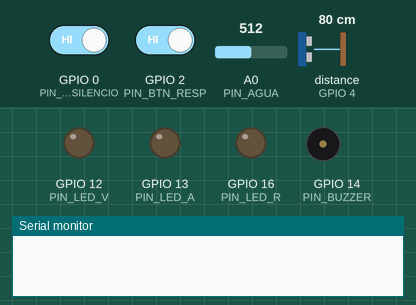
Recording of a sketch running on a simulated ESP8266 (NodeMCU). On the bench: output pins drawn as LEDs (lit = HIGH), buzzer (waves = sounding, pin HIGH), the last lines printed to the serial monitor. Wiring (inferred from the names in the program): ultrasonic range finder: trigger GPIO 5; echo GPIO 4. The inputs (shaded band) are chosen by the test bench; at power-on: GPIO 0 (PIN_BTN_SILENCIO) HIGH, GPIO 2 (PIN_BTN_RESP) HIGH, A0 (PIN_AGUA) = 512, distance to the obstacle (sensor on GPIO 4) 80 cm. The echo pulse lasts 58.3 µs per cm; WiFi joins after 1.5 s; servers stay silent unless stated; the local clock reads 2024-03-15 10:24:30 at power-on unless the sketch sets it; EEPROM starts erased; pins used as bus, display or sensor lines are not drawn.

Above: at 0.1 s.
At 2.6 s:
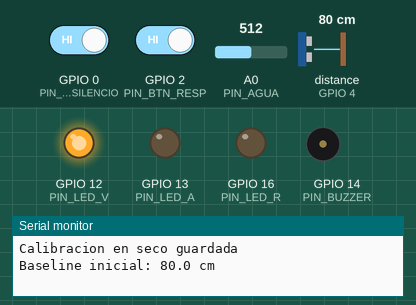
2.7 s: GPIO 0 (PIN_BTN_SILENCIO) driven LOW and GPIO 2 (PIN_BTN_RESP) driven LOW
Timing chart, 0 to 5.7 s (numbered marks = the images above; inputs shaded):
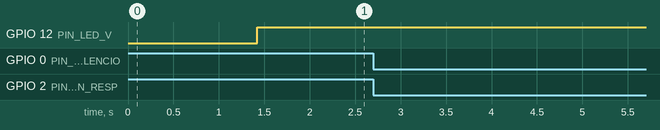

The sketch:

guardian_nodo.ino
```cpp
/*
  GUARDIAN DE INUNDACION COMUNITARIO - Nodo (version 3: ESP32 o ESP8266)
  ---------------------------------------------------------------------
  El mismo archivo sirve para las dos placas. Se elige en Arduino IDE:
    - ESP32   -> Herramientas > Placa > "ESP32 Dev Module"
    - ESP8266 -> Herramientas > Placa > "NodeMCU 1.0 (ESP-12E Module)"
  La carpeta del sketch tiene que llamarse igual que el archivo: guardian_nodo.

  Sensores  : JSN-SR04T (nivel de agua, ultrasonico) + sensor de agua en el piso (pistas rojas)
  Actuadores: buzzer pasivo (tonos por nivel), semaforo LED
  Nube      : ThingSpeak (8 campos) con millis(), sin delay() largos

  DIFERENCIAS ENTRE PLACAS
    ESP32  : 3 botones de respuesta (bien / asistencia / evacuar). Recalibrar: pulsacion larga de SILENCIAR
             (o mantenerlo apretado al encender).
    ESP8266: faltan pines, asi que hay UN solo boton de respuesta: 1 pulsacion = bien, 2 = asistencia,
             3 = evacuar (se cuentan dentro de 2 segundos). Recalibrar: mantener SILENCIAR 5 s (solo si
             no hay agua). NO se puede mantener apretado al encender: GPIO0 en LOW pone la placa en
             modo de programacion.

  CAMPOS DEL CANAL (field2 se llama agua_piso_pct)
    field1 = nivel_cm            (agua sobre el piso, calculado contra la distancia en seco)
    field2 = agua_piso_pct       (0 a 100, sensor de agua en el piso)
    field3 = velocidad_cm_min    (subida del agua, cm por minuto)
    field4 = estado              (0 seguro, 1 aviso 5 cm, 2 alerta 15 cm, 3 peligro 30 cm, 4 evacuacion 60 cm)
    field5 = respuesta           (0 sin respuesta, 1 presente/bien, 2 necesito asistencia, 3 quiero evacuar)
    field6 = dist_cruda_cm       (para depurar)
    field7 = baseline_cm         (distancia en seco)
    field8 = modo_noche          (0 dia, 1 noche)

  CONEXIONES ESP32 (DevKit de 30/38 pines)
    JSN-SR04T : VCC al pin VIN (5V), GND, TRIG -> GPIO5, ECHO -> GPIO18 PASANDO POR DIVISOR 1k/2k
                (Echo ----[1k]----+---- GPIO18 ;  +----[2k]---- GND)
    Agua piso : S -> GPIO34, + -> GPIO13 (alimenta solo al medir), - -> GND
    Buzzer    : S -> GPIO25, - -> GND, y el pin + (si el modulo lo trae) a 3V3
    Semaforo  : verde GPIO26, amarillo GPIO27, rojo GPIO14, GND comun
    Botones   : un lado al pin y el otro a GND (INPUT_PULLUP): silenciar 32, bien 33, asistencia 19, evacuar 23

  CONEXIONES ESP8266 (NodeMCU: pin impreso -> GPIO)
    JSN-SR04T : VCC al pin VIN (5V con USB), GND, TRIG -> D1 (GPIO5), ECHO -> D2 (GPIO4) POR DIVISOR 1k/2k
    Agua piso : S -> A0, + -> D8 (GPIO15, alimenta solo al medir), - -> GND
    Buzzer    : S -> D5 (GPIO14), - -> GND, y el pin + (si el modulo lo trae) a 3V3
    Semaforo  : verde D6 (GPIO12), amarillo D7 (GPIO13), rojo D0 (GPIO16), GND comun
    Botones   : un lado al pin y el otro a GND: SILENCIAR en D3 (GPIO0), RESPUESTA en D4 (GPIO2)
                No los mantengas apretados al enchufar o reiniciar la placa (D3 y D4 son pines de arranque).

  NOTA: codigo SIN PROBAR en hardware. Hay que calibrar AGUA_SECO_RAW / AGUA_MOJADO_RAW y verificar los pines.
  Ajustar los umbrales con datos reales (prueba con un balde).
  Probado solo con una comprobacion de sintaxis. Cores: Arduino-ESP32 2.x/3.x y ESP8266 Community 3.x.
*/

#if defined(ESP8266)
  #include <ESP8266WiFi.h>
  #include <ESP8266HTTPClient.h>
  #include <WiFiClient.h>
  #include <EEPROM.h>
#else
  #include <WiFi.h>
  #include <HTTPClient.h>
  #include <Preferences.h>
#endif
#include <time.h>

// ===================== CONFIGURACION =====================
const char* WIFI_SSID    = "TU_WIFI";
const char* WIFI_PASS    = "TU_CLAVE";
const char* TS_WRITE_KEY = "TU_WRITE_API_KEY";     // NO la subas a GitHub ni la compartas

// TalkBack opcional para comandos desde la web (SILENCIAR / PROBAR). Dejar "" para desactivar.
const char* TB_ID  = "";
const char* TB_KEY = "";

// ===================== PINES =====================
#if defined(ESP8266)
const int PIN_TRIG = 5;        // D1
const int PIN_ECHO = 4;        // D2  OJO: con divisor de tension 1k/2k (el sensor entrega 5V)
const int PIN_AGUA = A0;       // unica entrada analogica
const int PIN_AGUA_VCC = 15;   // D8, alimenta el sensor de agua solo al medir
const int PIN_BUZZER = 14;     // D5
const int PIN_LED_V = 12;      // D6
const int PIN_LED_A = 13;      // D7
const int PIN_LED_R = 16;      // D0
const int PIN_BTN_SILENCIO = 0; // D3
const int PIN_BTN_RESP = 2;    // D4: 1, 2 o 3 pulsaciones
#else
const int PIN_TRIG = 5;
const int PIN_ECHO = 18;       // OJO: con divisor de tension 1k/2k (el sensor entrega 5V)
const int PIN_AGUA = 34;       // entrada analogica (ADC1)
const int PIN_AGUA_VCC = 13;   // alimenta el sensor de agua solo al medir
const int PIN_BUZZER = 25;
const int PIN_LED_V = 26;
const int PIN_LED_A = 27;
const int PIN_LED_R = 14;
const int PIN_BTN_SILENCIO = 32;
const int PIN_BTN_BIEN = 33;
const int PIN_BTN_ASIST = 19;
const int PIN_BTN_EVAC = 23;
#endif

// ===================== UMBRALES Y TIEMPOS =====================
const float UMBRALES_CM[4] = {5.0, 15.0, 30.0, 60.0};  // aviso, alerta, peligro, evacuacion
const float SUBIDA_RAPIDA_CM_MIN = 3.0;                // si sube mas rapido, el estado sube un escalon
const int   NOCHE_DESDE = 22;                          // hora local
const int   NOCHE_HASTA = 7;
const long  GMT_OFFSET_SEG = -3 * 3600;                // Argentina UTC-3
const int   ESTADO_MIN_RESPUESTA = 2;                  // los botones de respuesta se habilitan desde la alerta

const unsigned long MEDIR_CADA_MS      = 5000;
const unsigned long ENVIAR_CADA_MS     = 20000;        // ThingSpeak gratis: minimo 15 s
const unsigned long ENVIAR_ALERTA_MS   = 15000;
const unsigned long TALKBACK_CADA_MS   = 30000;
const unsigned long VENTANA_VEL_MS     = 60000;
const unsigned long SILENCIO_MS        = 10UL * 60UL * 1000UL;
const unsigned long PRUEBA_MS          = 5000;
const unsigned long GUARDAR_CADA_MS    = 30UL * 60UL * 1000UL;   // cuidar la memoria flash
const unsigned long RECAL_LARGA_MS     = 5000;         // pulsacion larga de SILENCIAR = recalibrar en seco
const unsigned long VENTANA_PULSOS_MS  = 2000;         // ESP8266: tiempo para contar 1, 2 o 3 pulsaciones

const int SUBE_CONFIRMA = 3;   // lecturas seguidas para subir de estado
const int BAJA_CONFIRMA = 6;   // lecturas seguidas para bajar de estado

// Calibracion del sensor de agua en el piso. Medir en seco y con agua (monitor serie, 115200).
// Este sensor da MAS valor cuanto mas mojado esta (al reves que el FC-37).
// El ESP32 lee de 0 a 4095 y el ESP8266 de 0 a 1023.
const int AGUA_SECO_RAW = 0;
#if defined(ESP8266)
const int AGUA_MOJADO_RAW = 500;
#else
const int AGUA_MOJADO_RAW = 2000;
#endif

// ===================== ESTADO GLOBAL =====================
#if !defined(ESP8266)
Preferences prefs;
#endif
float baselineCm = -1;       // distancia en seco
float baselineGuardada = -1;
float distCruda = 0;
float nivelCm = 0;
float nivelPrevio = 0;
float velocidad = 0;
int   aguaPisoPct = 0;
int   estado = 0;
int   respuesta = 0;
bool  noche = false;
int   horaActual = -1;

unsigned long silenciadoHasta = 0;
unsigned long probarHasta = 0;
unsigned long tMedir = 0, tEnviar = 0, tVel = 0, tTalk = 0, tBtn = 0, tGuardar = 0;

// ===================== MEMORIA (distancia en seco) =====================
#if defined(ESP8266)
struct Guardado { uint32_t magic; float base; };
const uint32_t MAGIC = 0xA5A55A5AUL;
#endif

void almacenamientoInit() {
#if defined(ESP8266)
  EEPROM.begin(16);
#else
  prefs.begin("guardian", false);
#endif
}

float leerBaselineGuardada() {
#if defined(ESP8266)
  Guardado g;
  EEPROM.get(0, g);
  if (g.magic == MAGIC && g.base > 0 && g.base < 600) return g.base;
  return -1;
#else
  return prefs.getFloat("base", -1);
#endif
}

void escribirBaseline(float b) {
#if defined(ESP8266)
  Guardado g;
  g.magic = MAGIC;
  g.base = b;
  EEPROM.put(0, g);
  EEPROM.commit();
#else
  prefs.putFloat("base", b);
#endif
}

void guardarBaseline() {
  if (baselineCm <= 0) return;
  escribirBaseline(baselineCm);
  baselineGuardada = baselineCm;
  tGuardar = millis();
}

// ===================== BUZZER =====================
void buzzerInit() {
#if defined(ESP8266)
  pinMode(PIN_BUZZER, OUTPUT);
#elif defined(ESP_ARDUINO_VERSION_MAJOR) && ESP_ARDUINO_VERSION_MAJOR >= 3
  ledcAttach(PIN_BUZZER, 2000, 10);
#else
  ledcSetup(0, 2000, 10);
  ledcAttachPin(PIN_BUZZER, 0);
#endif
}

void sonar(int freq) {
  static int ultima = -1;
  if (freq == ultima) return;          // no reiniciar el tono si es el mismo
  ultima = freq;
#if defined(ESP8266)
  if (freq <= 0) noTone(PIN_BUZZER); else tone(PIN_BUZZER, freq);
#elif defined(ESP_ARDUINO_VERSION_MAJOR) && ESP_ARDUINO_VERSION_MAJOR >= 3
  ledcWriteTone(PIN_BUZZER, freq);
#else
  ledcWriteTone(0, freq);
#endif
}

// Patrones por nivel efectivo: frecuencia 1, frecuencia 2, ms encendido, ms apagado
struct Patron { int f1; int f2; unsigned long on; unsigned long off; };
const Patron PATRONES[5] = {
  {0, 0, 0, 0},
  {500, 500, 150, 3000},     // 1 pitido suave
  {800, 800, 250, 1500},     // 2 sonido medio
  {600, 1000, 400, 400},     // 3 sirena
  {1000, 1800, 150, 150}     // 4 sirena rapida (evacuacion)
};

bool estaSilenciada() { return (long)(silenciadoHasta - millis()) > 0; }

void actualizarAlarma(int nivelEfectivo, bool ignorarSilencio) {
  static unsigned long t0 = 0;
  static bool faseOn = false;
  if (nivelEfectivo <= 0 || (!ignorarSilencio && estaSilenciada())) {
    sonar(0);
    faseOn = false;
    return;
  }
  const Patron& p = PATRONES[nivelEfectivo];
  unsigned long ahora = millis();
  unsigned long dur = faseOn ? p.on : p.off;
  if (ahora - t0 >= dur) { faseOn = !faseOn; t0 = ahora; }
  if (faseOn) {
    int f = ((ahora / 120) % 2 == 0) ? p.f1 : p.f2;   // alterna tonos: efecto sirena
    sonar(f);
  } else {
    sonar(0);
  }
}

// ===================== SENSORES =====================
float medirDistanciaCm() {
  digitalWrite(PIN_TRIG, LOW);
  delayMicroseconds(2);
  digitalWrite(PIN_TRIG, HIGH);
  delayMicroseconds(10);
  digitalWrite(PIN_TRIG, LOW);
  unsigned long dur = pulseIn(PIN_ECHO, HIGH, 30000UL);   // timeout ~5 m
  if (dur == 0) return -1;
  return dur * 0.0343f / 2.0f;
}

float distanciaMediana() {
  float v[7];
  int n = 0;
  for (int i = 0; i < 7; i++) {
    float d = medirDistanciaCm();
    if (d > 0) v[n++] = d;
    delay(60);
  }
  if (n < 3) return -1;
  for (int i = 1; i < n; i++) {                            // orden por insercion
    float k = v[i];
    int j = i - 1;
    while (j >= 0 && v[j] > k) { v[j + 1] = v[j]; j--; }
    v[j + 1] = k;
  }
  return v[n / 2];
}

int leerAguaPisoPct() {
  digitalWrite(PIN_AGUA_VCC, HIGH);                        // se enciende solo para medir
  delay(30);
  long suma = 0;
  for (int i = 0; i < 4; i++) { suma += analogRead(PIN_AGUA); delay(5); }
  digitalWrite(PIN_AGUA_VCC, LOW);
  int raw = suma / 4;
  return constrain(map(raw, AGUA_SECO_RAW, AGUA_MOJADO_RAW, 0, 100), 0, 100);
}

// ===================== LOGICA DE ESTADO =====================
int estadoPorNivel(float nivel, float vel) {
  int e = 0;
  for (int i = 0; i < 4; i++) if (nivel >= UMBRALES_CM[i]) e = i + 1;
  if (e >= 1 && e < 4 && vel >= SUBIDA_RAPIDA_CM_MIN) e++;   // sube rapido: un escalon mas
  return e;
}

void actualizarEstado(int candidato) {
  static int cuentaSube = 0, cuentaBaja = 0;
  int previo = estado;
  if (candidato > estado) {
    cuentaSube++; cuentaBaja = 0;
    if (cuentaSube >= SUBE_CONFIRMA) { estado = candidato; cuentaSube = 0; }
  } else if (candidato < estado) {
    cuentaBaja++; cuentaSube = 0;
    if (cuentaBaja >= BAJA_CONFIRMA) { estado = estado - 1; cuentaBaja = 0; }   // baja de a un escalon
  } else {
    cuentaSube = 0; cuentaBaja = 0;
  }
  if (estado > previo) silenciadoHasta = 0;   // si empeora, se vuelve a activar la alarma
  if (estado == 0) respuesta = 0;             // se borra la respuesta al terminar el temporal
}

bool horaLocal(struct tm* t) {
#if defined(ESP8266)
  time_t ahora = time(nullptr);
  if (ahora < 1700000000L) return false;      // el reloj todavia no se sincronizo
  localtime_r(&ahora, t);
  return true;
#else
  return getLocalTime(t, 10);
#endif
}

bool esDeNoche() {
  struct tm t;
  if (!horaLocal(&t)) { horaActual = -1; return false; }
  int h = t.tm_hour;
  horaActual = h;
  return (h >= NOCHE_DESDE || h < NOCHE_HASTA);
}

void medir() {
  float d = distanciaMediana();
  aguaPisoPct = leerAguaPisoPct();
  noche = esDeNoche();

  if (d < 0) { Serial.println("Sin eco del ultrasonico"); return; }
  distCruda = d;
  if (baselineCm < 0) { baselineCm = d; guardarBaseline(); }

  nivelCm = baselineCm - d;
  if (nivelCm < 0) nivelCm = 0;

  if (millis() - tVel >= VENTANA_VEL_MS) {
    velocidad = nivelCm - nivelPrevio;                     // cm por minuto
    nivelPrevio = nivelCm;
    tVel = millis();
  }

  // Recalibracion lenta del "seco" para compensar el calor, solo si no hay agua en el piso
  if (estado == 0 && aguaPisoPct < 10 && nivelCm < 1.5) {
    baselineCm = 0.98f * baselineCm + 0.02f * d;
    if (millis() - tGuardar > GUARDAR_CADA_MS && fabsf(baselineCm - baselineGuardada) > 0.5f) guardarBaseline();
  }

  actualizarEstado(estadoPorNivel(nivelCm, velocidad));

  Serial.printf("hora=%d dist=%.1f base=%.1f nivel=%.1f vel=%.1f aguaPiso=%d%% estado=%d noche=%d\n",
                horaActual, distCruda, baselineCm, nivelCm, velocidad, aguaPisoPct, estado, noche);
}

// ===================== BOTONES =====================
void registrarRespuesta(int valor) {
  // Solo se registra durante el temporal, desde la alerta (estado >= 2).
  // Antes de eso el boton no hace nada, asi nadie puede saber si hay alguien en la casa.
  if (estado >= ESTADO_MIN_RESPUESTA) respuesta = valor;
}

void recalibrarEnSeco() {
  if (estado != 0 || aguaPisoPct >= 10) {
    Serial.println("Recalibracion rechazada: hay agua en el piso");
    return;
  }
  float d = distanciaMediana();
  if (d > 0) {
    baselineCm = d;
    guardarBaseline();
    Serial.printf("Recalibrado en seco: %.1f cm\n", baselineCm);
  }
}

void leerBotones() {
  unsigned long ahora = millis();

  // ---- SILENCIAR (en las dos placas) ----
  static bool silPrev = false, recalHecho = false;
  static unsigned long tSilPress = 0, tSilDeb = 0;
  bool sil = (digitalRead(PIN_BTN_SILENCIO) == LOW);
  if (sil && !silPrev) {
    tSilPress = ahora;
    recalHecho = false;
    if (ahora - tSilDeb > 200) {
      tSilDeb = ahora;
      silenciadoHasta = ahora + SILENCIO_MS;
      registrarRespuesta(1);                               // silenciar durante la alerta = presente
    }
  }
  if (sil && !recalHecho && ahora - tSilPress >= RECAL_LARGA_MS) {
    recalHecho = true;
    recalibrarEnSeco();
  }
  silPrev = sil;

#if defined(ESP8266)
  // ---- UN solo boton de respuesta: cuenta pulsaciones ----
  static bool respPrev = false;
  static int pulsos = 0;
  static unsigned long tUltimo = 0, tDeb = 0;
  bool resp = (digitalRead(PIN_BTN_RESP) == LOW);
  if (resp && !respPrev && ahora - tDeb > 200) {
    tDeb = ahora;
    pulsos++;
    tUltimo = ahora;
  }
  respPrev = resp;
  if (pulsos > 0 && ahora - tUltimo > VENTANA_PULSOS_MS) {
    registrarRespuesta(pulsos > 3 ? 3 : pulsos);           // 1 bien, 2 asistencia, 3 evacuar
    pulsos = 0;
  }
#else
  // ---- 3 botones de respuesta ----
  if (ahora - tBtn >= 300) {
    if (digitalRead(PIN_BTN_BIEN) == LOW) { registrarRespuesta(1); tBtn = ahora; }
    else if (digitalRead(PIN_BTN_ASIST) == LOW) { registrarRespuesta(2); tBtn = ahora; }
    else if (digitalRead(PIN_BTN_EVAC) == LOW) { registrarRespuesta(3); tBtn = ahora; }
  }
#endif
}

void actualizarLeds() {
  digitalWrite(PIN_LED_V, estado == 0);
  digitalWrite(PIN_LED_A, estado == 1 || estado == 2);
  digitalWrite(PIN_LED_R, estado >= 3);
}

// ===================== THINGSPEAK =====================
void enviarThingSpeak() {
  if (WiFi.status() != WL_CONNECTED) return;
  String url = String("http://api.thingspeak.com/update?api_key=") + TS_WRITE_KEY;
  url += "&field1=" + String(nivelCm, 1);
  url += "&field2=" + String(aguaPisoPct);
  url += "&field3=" + String(velocidad, 1);
  url += "&field4=" + String(estado);
  url += "&field5=" + String(respuesta);
  url += "&field6=" + String(distCruda, 1);
  url += "&field7=" + String(baselineCm, 1);
  url += "&field8=" + String(noche ? 1 : 0);
  HTTPClient http;
#if defined(ESP8266)
  WiFiClient cliente;
  http.begin(cliente, url);
#else
  http.begin(url);
#endif
  int code = http.GET();
  Serial.printf("ThingSpeak HTTP %d\n", code);
  http.end();
}

void leerTalkBack() {
  if (strlen(TB_ID) == 0 || WiFi.status() != WL_CONNECTED) return;
  String url = String("http://api.thingspeak.com/talkbacks/") + TB_ID + "/commands/execute?api_key=" + TB_KEY;
  HTTPClient http;
#if defined(ESP8266)
  WiFiClient cliente;
  http.begin(cliente, url);
#else
  http.begin(url);
#endif
  int code = http.GET();
  if (code == 200) {
    String cmd = http.getString();
    cmd.trim();
    if (cmd == "SILENCIAR") silenciadoHasta = millis() + SILENCIO_MS;
    else if (cmd == "PROBAR") probarHasta = millis() + PRUEBA_MS;
  }
  http.end();
}

void mantenerWiFi() {
  static unsigned long tIntento = 0;
  if (WiFi.status() == WL_CONNECTED) return;
  if (millis() - tIntento > 15000) {
    tIntento = millis();
    WiFi.disconnect();
    WiFi.begin(WIFI_SSID, WIFI_PASS);
  }
}

// ===================== CALIBRACION AL ENCENDER =====================
void calibrarAlEncender() {
  almacenamientoInit();
  baselineGuardada = leerBaselineGuardada();
#if defined(ESP8266)
  bool forzar = false;   // GPIO0 en LOW al encender = modo programacion: en ESP8266 se recalibra con pulsacion larga
#else
  bool forzar = (digitalRead(PIN_BTN_SILENCIO) == LOW);    // boton SILENCIAR apretado al encender
#endif

  float acum[3];
  int ok = 0;
  for (int i = 0; i < 3; i++) {
    float d = distanciaMediana();
    if (d > 0) acum[ok++] = d;
  }
  float d0 = (ok > 0) ? acum[ok / 2] : -1;
  int agua = leerAguaPisoPct();
  bool hayAgua = (agua > 50) || (baselineGuardada > 0 && d0 > 0 && (baselineGuardada - d0) >= 3.0f);

  if (baselineGuardada > 0 && hayAgua && !forzar) {
    baselineCm = baselineGuardada;                          // reinicio con agua: NO recalibrar
    Serial.println("Reinicio con agua en el piso: uso la distancia en seco guardada");
  } else if (d0 > 0) {
    baselineCm = d0;                                        // instalacion en seco: calibrar y guardar
    guardarBaseline();
    Serial.println(forzar ? "Recalibracion forzada" : "Calibracion en seco guardada");
  } else {
    baselineCm = baselineGuardada;                          // sin eco y sin dato: queda en -1 si nunca se calibro
  }
  Serial.printf("Baseline inicial: %.1f cm\n", baselineCm);
}

// ===================== SETUP / LOOP =====================
void setup() {
  Serial.begin(115200);
  pinMode(PIN_TRIG, OUTPUT);
  pinMode(PIN_ECHO, INPUT);
  pinMode(PIN_AGUA_VCC, OUTPUT);
  digitalWrite(PIN_AGUA_VCC, LOW);
  pinMode(PIN_LED_V, OUTPUT);
  pinMode(PIN_LED_A, OUTPUT);
  pinMode(PIN_LED_R, OUTPUT);
  pinMode(PIN_BTN_SILENCIO, INPUT_PULLUP);
#if defined(ESP8266)
  pinMode(PIN_BTN_RESP, INPUT_PULLUP);
#else
  pinMode(PIN_BTN_BIEN, INPUT_PULLUP);
  pinMode(PIN_BTN_ASIST, INPUT_PULLUP);
  pinMode(PIN_BTN_EVAC, INPUT_PULLUP);
#endif
  buzzerInit();

  WiFi.mode(WIFI_STA);
  WiFi.begin(WIFI_SSID, WIFI_PASS);
  configTime(GMT_OFFSET_SEG, 0, "pool.ntp.org");

  calibrarAlEncender();
}

void loop() {
  unsigned long ahora = millis();

  leerBotones();

  if (ahora - tMedir >= MEDIR_CADA_MS) {
    tMedir = ahora;
    medir();
  }

  bool probando = (long)(probarHasta - millis()) > 0;
  int nivelEfectivo = estado;
  if (noche && estado >= 1) nivelEfectivo = min(estado + 1, 4);   // de noche suena un escalon mas fuerte
  if (probando) nivelEfectivo = 4;
  actualizarAlarma(nivelEfectivo, probando);
  actualizarLeds();

  unsigned long cadaEnvio = (estado >= 3) ? ENVIAR_ALERTA_MS : ENVIAR_CADA_MS;
  if (ahora - tEnviar >= cadaEnvio) {
    tEnviar = ahora;
    enviarThingSpeak();
  }

  if (ahora - tTalk >= TALKBACK_CADA_MS) {
    tTalk = ahora;
    leerTalkBack();
  }

  mantenerWiFi();
}
```
